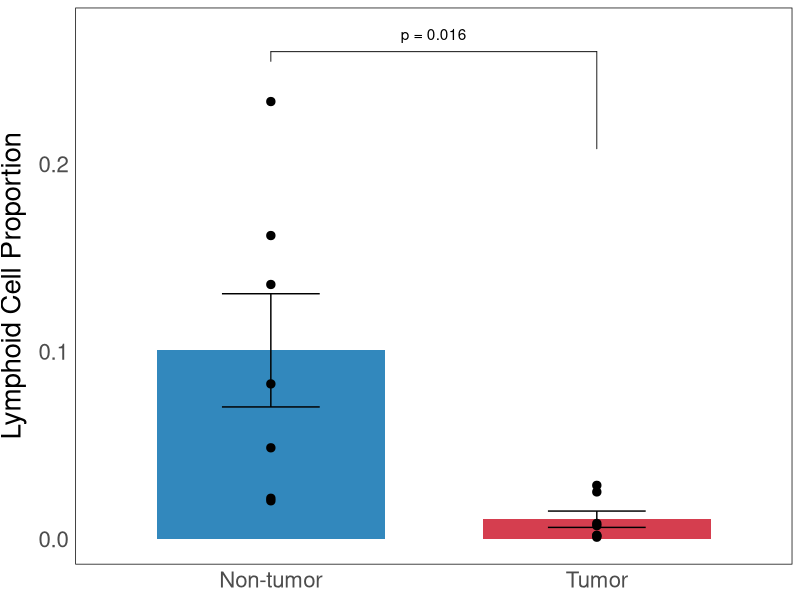
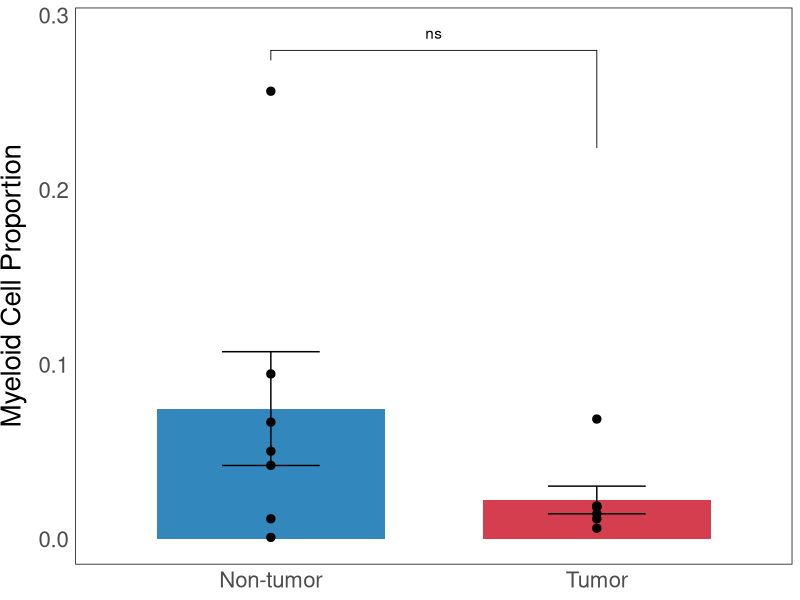
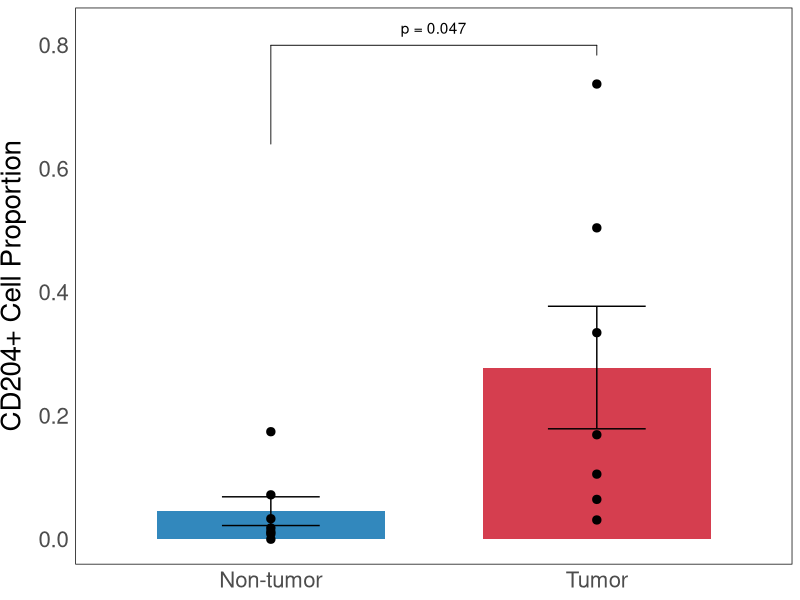

Source code (R) for these figures, in order:
library(tidyverse)
library(ggpubr)
library(RColorBrewer)


dir.create("Output/cell_quantification/", r=T)


### lymphoid cells
tumor_lymphoid <- c(0.008419779, 0.001076368, 0.0072331, 0.028723964, 0.001832268, 
                    0.025223084, 0.002102141) # proportion of lymphoid cells in tumor cell areas
non_tumor_lymphoid <- c(0.135850779, 0.233406556, 0.020482809, 0.082828637, 
                        0.048758155, 0.161944751, 0.021841705) # proportion of lymphoid cells in non-tumor cell areas

test_ly <- wilcox.test(tumor_lymphoid, non_tumor_lymphoid, paired=T)

lymphoid_df <- data.frame(proportion = c(tumor_lymphoid, non_tumor_lymphoid), group = rep(c("Tumor", "Non-tumor"), each=7))

lymphoid_df_mean <- lymphoid_df %>% 
  group_by(group) %>% 
  summarise(
    n = n(), 
    mean = mean(proportion), 
    sd=sd(proportion)
  ) %>% 
  mutate(se = sd/sqrt(n))

colors <- brewer.pal(7, "Spectral")[c(7,1)]

ly <- ggplot(lymphoid_df, aes(x = group, y = proportion)) + 
  geom_col(data=lymphoid_df_mean, aes(x=group, y=mean, fill=group), width=0.7) + 
  geom_errorbar(data=lymphoid_df_mean, aes(x=group, y=mean, ymin=mean-se, ymax=mean+se), width=0.3) + 
  geom_point(data = lymphoid_df, aes(x = group, y = proportion), color="black", size=2.5) + 
  geom_bracket(xmin=1, xmax=2, y.position=0.26, 
               label = paste0("p = ", round(test_ly$p.value, 3)), 
               tip.length=c(0.02, 0.2), vjust=-.5) + 
  theme_minimal() + 
  scale_fill_manual(lymphoid_df_mean$group, values = colors) + 
  theme(axis.title.x = element_blank(), panel.border = element_rect(fill=NA), 
        legend.position = "none", text = element_text(size=20), 
        axis.title.y = element_text(vjust=2), panel.grid=element_blank()) + 
  labs(y = "Lymphoid Cell Proportion") + 
  ylim(0, 0.27)

tiff("Output/cell_quantification/lymphoid_cell_proportions.tiff", width=300, height=4800)
print(ly)
dev.off()



### myeloid cells
tumor_myeloid <- c(0.068832953, 0.018782627, 0.01910007, 0.011655012, 
                   0.014582114, 0.006300025, 0.01828374) # proportion of myeloid cells in tumor cell areas
non_tumor_myeloid <- c(0.094665101, 0.256607945, 0.011704462, 0.042287174, 
                                0.001049178, 0.067064954, 0.050431613) # proportion of myeloid cells in non-tumor cell areas

test_my <- wilcox.test(tumor_myeloid, non_tumor_myeloid, paired=T)

myeloid_df <- data.frame(proportion = c(tumor_myeloid, non_tumor_myeloid), group = rep(c("Tumor", "Non-tumor"), each=7))
myeloid_df_mean <- myeloid_df %>% 
  group_by(group) %>% 
  summarise(
    n = n(), 
    mean = mean(proportion), 
    sd=sd(proportion)
  ) %>% 
  mutate(se = sd/sqrt(n))

colors <- brewer.pal(7, "Spectral")[c(7,1)]

my1 <- ggplot(myeloid_df, aes(x = group, y = proportion)) + 
  geom_col(data=myeloid_df_mean, aes(x=group, y=mean, fill=group), width=0.7) + 
  geom_errorbar(data=myeloid_df_mean, aes(x=group, y=mean, ymin=mean-se, ymax=mean+se), width=0.3) + 
  geom_point(data = myeloid_df, aes(x = group, y = proportion), color="black", size=2.5) + 
  geom_bracket(xmin=1, xmax=2, y.position=0.28, 
               label = "ns", 
               tip.length=c(0.02, 0.2), vjust=-.5) + 
  theme_minimal() + 
  scale_fill_manual(myeloid_df_mean$group, values = colors) + 
  theme(axis.title.x = element_blank(), panel.border = element_rect(fill=NA), 
        legend.position = "none", text = element_text(size=20), 
        axis.title.y = element_text(vjust=2), panel.grid=element_blank()) + 
  labs(y = "Myeloid Cell Proportion") +
  ylim(0, 0.29)


tiff("Output/cell_quantification/myeloid_cell_proportions.tiff", width=300, height=480)
print(my1)
dev.off()





### CD204+ cells
# number of CD204+ cells in tumor/non-tumor
tumor_CD204_n <- c(924, 352, 189, 10, 1414, 94, 35)
non_tumor_CD204_n <- c(35, 153, 0, 144, 1, 260, 189)

# number of myeloid cells in tumor/non-tumor
tumor_myeloid_n <- c(5461, 698, 1793, 155, 1918, 281, 1122)
non_tumor_myeloid_n <- c(2903, 17873, 16, 4336, 55, 1493, 2629)

# CD204+ proportion of myeloid cells
tumor_CD204_by_myeloid <- tumor_CD204_n / tumor_myeloid_n
non_tumor_CD204_by_myeloid <- non_tumor_CD204_n / non_tumor_myeloid_n

CD204_by_mye_df <- data.frame(proportion = c(tumor_CD204_by_myeloid, non_tumor_CD204_by_myeloid), group = rep(c("Tumor", "Non-tumor"), each=7))

test_CD204 <- wilcox.test(tumor_CD204_by_myeloid, non_tumor_CD204_by_myeloid, paired=T)

CD204_by_mye_df <- data.frame(proportion = c(tumor_CD204_by_myeloid, non_tumor_CD204_by_myeloid), group = rep(c("Tumor", "Non-tumor"), each=7))
CD204_by_mye_df_mean <- CD204_by_mye_df %>% 
  group_by(group) %>% 
  summarise(
    n = n(), 
    mean = mean(proportion), 
    sd=sd(proportion)
  ) %>% 
  mutate(se = sd/sqrt(n))

colors <- brewer.pal(7, "Spectral")[c(7,1)]

CD204 <- ggplot(CD204_by_mye_df, aes(x = group, y = proportion)) + 
  geom_col(data=CD204_by_mye_df_mean, aes(x=group, y=mean, fill=group), width=0.7) + 
  geom_errorbar(data=CD204_by_mye_df_mean, aes(x=group, y=mean, ymin=mean-se, ymax=mean+se), width=0.3) + 
  geom_point(data = CD204_by_mye_df, aes(x = group, y = proportion), color="black", size=2.5) + 
  geom_bracket(xmin=1, xmax=2, y.position=0.8, 
               label = paste0("p = ", round(test_CD204$p.value, 3)), 
               tip.length=c(0.2, 0.02), vjust=-.5) + 
  theme_minimal() + 
  scale_fill_manual(CD204_by_mye_df_mean$group, values = colors) + 
  theme(axis.title.x = element_blank(), panel.border = element_rect(fill=NA), 
        legend.position = "none", text = element_text(size=20), 
        axis.title.y = element_text(vjust=2), panel.grid=element_blank()) + 
  labs(y = "CD204+ Cell Proportion") + 
  ylim(0, 0.82)

tiff("Output/cell_quantification/CD204_cell_proportions.tiff", width=300, height=480)
print(CD204)
dev.off()

